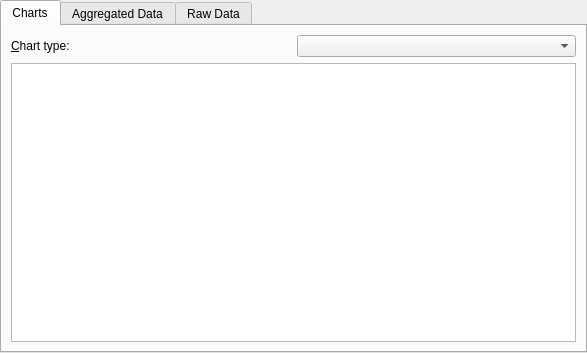
<?xml version="1.0" encoding="UTF-8"?>
<ui version="4.0">
 <class>UserFeedback::Analyzer::AnalyticsView</class>
 <widget class="QWidget" name="UserFeedback::Analyzer::AnalyticsView">
  <property name="geometry">
   <rect>
    <x>0</x>
    <y>0</y>
    <width>587</width>
    <height>353</height>
   </rect>
  </property>
  <layout class="QVBoxLayout" name="verticalLayout">
   <property name="leftMargin">
    <number>0</number>
   </property>
   <property name="topMargin">
    <number>0</number>
   </property>
   <property name="rightMargin">
    <number>0</number>
   </property>
   <property name="bottomMargin">
    <number>0</number>
   </property>
   <item>
    <widget class="QTabWidget" name="tabWidget">
     <property name="currentIndex">
      <number>0</number>
     </property>
     <widget class="QWidget" name="chartTab">
      <attribute name="title">
       <string>Charts</string>
      </attribute>
      <layout class="QVBoxLayout" name="verticalLayout_7">
       <item>
        <layout class="QHBoxLayout" name="horizontalLayout_2">
         <item>
          <widget class="QLabel" name="label_2">
           <property name="text">
            <string>&amp;Chart type:</string>
           </property>
           <property name="buddy">
            <cstring>chartType</cstring>
           </property>
          </widget>
         </item>
         <item>
          <widget class="QComboBox" name="chartType"/>
         </item>
        </layout>
       </item>
       <item>
        <widget class="QStackedWidget" name="chartStack">
         <property name="currentIndex">
          <number>0</number>
         </property>
         <widget class="QWidget" name="timelinePage">
          <layout class="QVBoxLayout" name="verticalLayout_2">
           <property name="leftMargin">
            <number>0</number>
           </property>
           <property name="topMargin">
            <number>0</number>
           </property>
           <property name="rightMargin">
            <number>0</number>
           </property>
           <property name="bottomMargin">
            <number>0</number>
           </property>
           <item>
            <widget class="QtCharts::QChartView" name="timelineChartView">
             <property name="renderHints">
              <set>QPainter::Antialiasing|QPainter::TextAntialiasing</set>
             </property>
            </widget>
           </item>
          </layout>
         </widget>
         <widget class="QWidget" name="singularPage">
          <layout class="QVBoxLayout" name="verticalLayout_3">
           <property name="leftMargin">
            <number>0</number>
           </property>
           <property name="topMargin">
            <number>0</number>
           </property>
           <property name="rightMargin">
            <number>0</number>
           </property>
           <property name="bottomMargin">
            <number>0</number>
           </property>
           <item>
            <widget class="QtCharts::QChartView" name="singularChartView"/>
           </item>
           <item>
            <widget class="QSlider" name="timeSlider">
             <property name="orientation">
              <enum>Qt::Horizontal</enum>
             </property>
            </widget>
           </item>
          </layout>
         </widget>
        </widget>
       </item>
      </layout>
     </widget>
     <widget class="QWidget" name="aggregationTab">
      <attribute name="title">
       <string>Aggregated Data</string>
      </attribute>
      <layout class="QVBoxLayout" name="verticalLayout_6">
       <item>
        <widget class="QTableView" name="aggregatedDataView"/>
       </item>
      </layout>
     </widget>
     <widget class="QWidget" name="dataTab">
      <attribute name="title">
       <string>Raw Data</string>
      </attribute>
      <layout class="QVBoxLayout" name="verticalLayout_4">
       <item>
        <widget class="QTableView" name="dataView"/>
       </item>
      </layout>
     </widget>
    </widget>
   </item>
  </layout>
  <action name="actionAggregateYear">
   <property name="checkable">
    <bool>true</bool>
   </property>
   <property name="text">
    <string>&amp;Year</string>
   </property>
   <property name="toolTip">
    <string>Aggregate data by year.</string>
   </property>
  </action>
  <action name="actionAggregateMonth">
   <property name="checkable">
    <bool>true</bool>
   </property>
   <property name="text">
    <string>&amp;Month</string>
   </property>
   <property name="toolTip">
    <string>Aggregate data by month.</string>
   </property>
  </action>
  <action name="actionAggregateWeek">
   <property name="checkable">
    <bool>true</bool>
   </property>
   <property name="text">
    <string>&amp;Week</string>
   </property>
   <property name="toolTip">
    <string>Aggregate data by week.</string>
   </property>
  </action>
  <action name="actionAggregateDay">
   <property name="checkable">
    <bool>true</bool>
   </property>
   <property name="text">
    <string>&amp;Day</string>
   </property>
   <property name="toolTip">
    <string>Aggregate data by day.</string>
   </property>
  </action>
  <action name="actionExportData">
   <property name="icon">
    <iconset theme="document-export"/>
   </property>
   <property name="text">
    <string>&amp;Export Data...</string>
   </property>
   <property name="toolTip">
    <string>Export all recorded data.</string>
   </property>
  </action>
  <action name="actionImportData">
   <property name="icon">
    <iconset theme="document-import"/>
   </property>
   <property name="text">
    <string>&amp;Import Data...</string>
   </property>
   <property name="toolTip">
    <string>Import sample data.</string>
   </property>
  </action>
  <action name="actionReload">
   <property name="icon">
    <iconset theme="view-refresh"/>
   </property>
   <property name="text">
    <string>&amp;Reload Data</string>
   </property>
   <property name="toolTip">
    <string>Refresh data from the server.</string>
   </property>
  </action>
  <action name="actionTimelineChart">
   <property name="checkable">
    <bool>true</bool>
   </property>
   <property name="text">
    <string>&amp;Timeline Chart</string>
   </property>
   <property name="toolTip">
    <string>Show development over time.</string>
   </property>
  </action>
  <action name="actionSingularChart">
   <property name="checkable">
    <bool>true</bool>
   </property>
   <property name="text">
    <string>&amp;Singular Chart</string>
   </property>
   <property name="toolTip">
    <string>Show chart for a single time interval.</string>
   </property>
  </action>
 </widget>
 <customwidgets>
  <customwidget>
   <class>QtCharts::QChartView</class>
   <extends>QGraphicsView</extends>
   <header location="global">QChartView</header>
  </customwidget>
 </customwidgets>
 <resources/>
 <connections/>
</ui>
